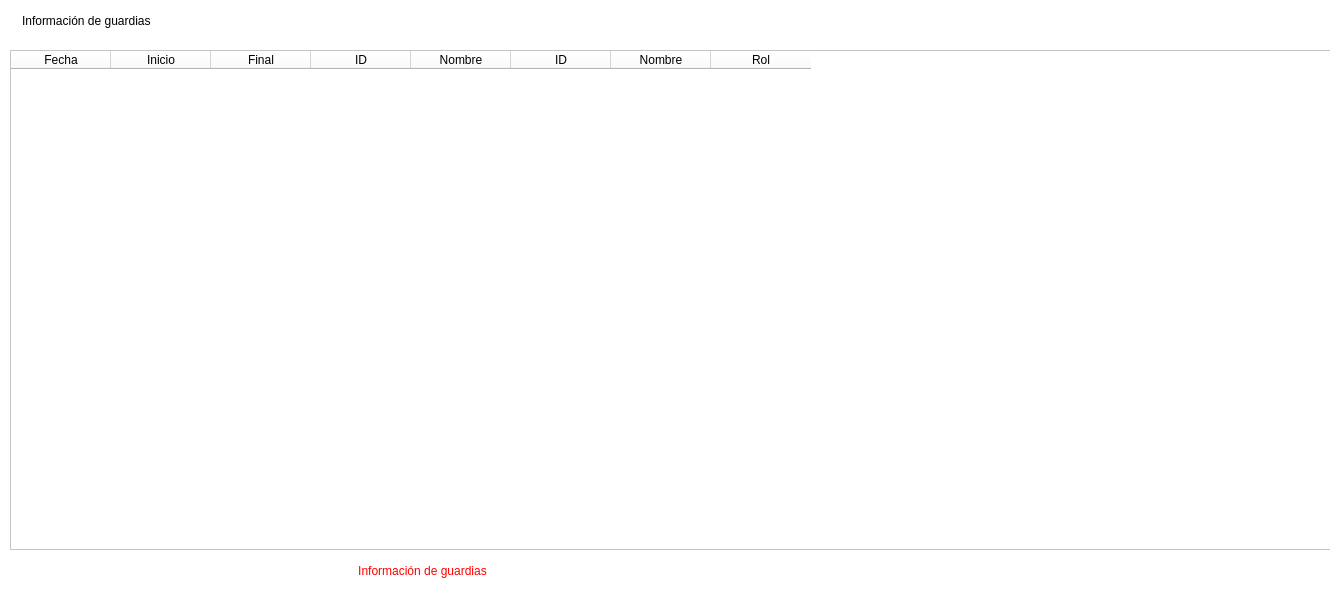
<?xml version="1.0" encoding="UTF-8"?>
<ui version="4.0">
 <class>get_upcoming_guard_shifts</class>
 <widget class="QDialog" name="get_upcoming_guard_shifts">
  <property name="windowModality">
   <enum>Qt::ApplicationModal</enum>
  </property>
  <property name="geometry">
   <rect>
    <x>0</x>
    <y>0</y>
    <width>1330</width>
    <height>600</height>
   </rect>
  </property>
  <property name="minimumSize">
   <size>
    <width>1330</width>
    <height>600</height>
   </size>
  </property>
  <property name="maximumSize">
   <size>
    <width>1330</width>
    <height>600</height>
   </size>
  </property>
  <property name="windowTitle">
   <string>Información</string>
  </property>
  <property name="styleSheet">
   <string notr="true">background-color: rgb(255, 255, 255);</string>
  </property>
  <widget class="QLabel" name="label_3">
   <property name="geometry">
    <rect>
     <x>22</x>
     <y>0</y>
     <width>271</width>
     <height>41</height>
    </rect>
   </property>
   <property name="styleSheet">
    <string notr="true">font: 900 14pt &quot;Segoe UI Black&quot;;</string>
   </property>
   <property name="text">
    <string>Información de guardias</string>
   </property>
  </widget>
  <widget class="QLabel" name="lblMensaje2">
   <property name="geometry">
    <rect>
     <x>112</x>
     <y>560</y>
     <width>621</width>
     <height>21</height>
    </rect>
   </property>
   <property name="styleSheet">
    <string notr="true">color: rgb(255, 0, 0);
font: 14pt &quot;Arial&quot;;</string>
   </property>
   <property name="text">
    <string>Información de guardias</string>
   </property>
   <property name="alignment">
    <set>Qt::AlignCenter</set>
   </property>
  </widget>
  <widget class="QTableWidget" name="tblGuardshift">
   <property name="geometry">
    <rect>
     <x>10</x>
     <y>50</y>
     <width>1350</width>
     <height>500</height>
    </rect>
   </property>
   <property name="minimumSize">
    <size>
     <width>1350</width>
     <height>500</height>
    </size>
   </property>
   <property name="maximumSize">
    <size>
     <width>1350</width>
     <height>500</height>
    </size>
   </property>
   <property name="font">
    <font>
     <family>Segoe UI Black</family>
     <pointsize>9</pointsize>
     <bold>true</bold>
    </font>
   </property>
   <property name="styleSheet">
    <string notr="true">background-color: rgb(255, 255, 255);</string>
   </property>
   <column>
    <property name="text">
     <string>Fecha</string>
    </property>
   </column>
   <column>
    <property name="text">
     <string>Inicio</string>
    </property>
   </column>
   <column>
    <property name="text">
     <string>Final</string>
    </property>
   </column>
   <column>
    <property name="text">
     <string>ID</string>
    </property>
   </column>
   <column>
    <property name="text">
     <string>Nombre</string>
    </property>
   </column>
   <column>
    <property name="text">
     <string>ID</string>
    </property>
   </column>
   <column>
    <property name="text">
     <string>Nombre</string>
    </property>
   </column>
   <column>
    <property name="text">
     <string>Rol</string>
    </property>
   </column>
  </widget>
 </widget>
 <resources/>
 <connections/>
</ui>
